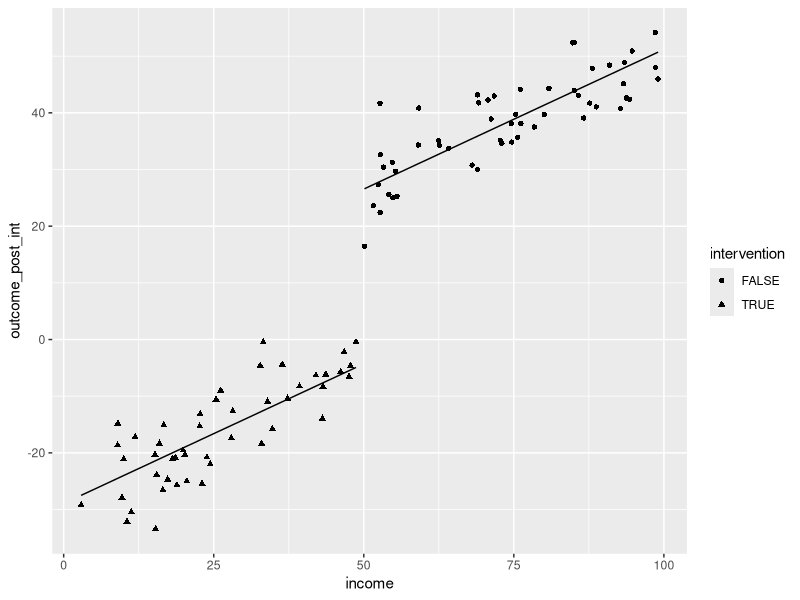
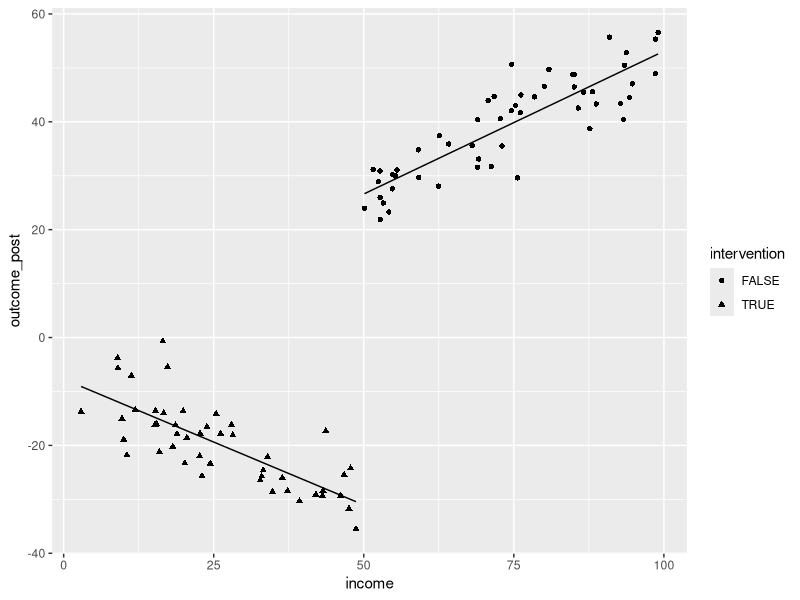
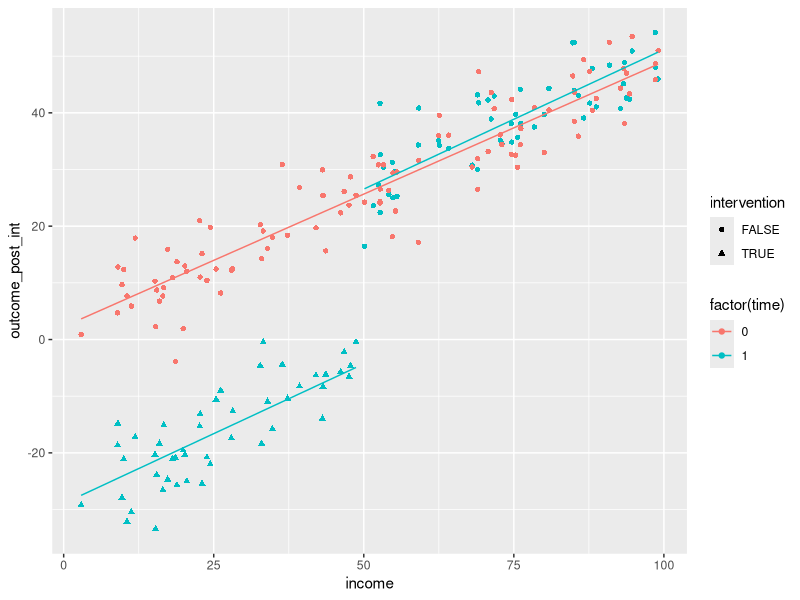

Write the R code that produced these figures, in order.
# --------------------
# Set up R
rm(list=ls())
library(data.table)
library(ggplot2)
# --------------------


# ---------------------------------------------------------------------------------------
# Make fake data

# random numbers as income
income = runif(100,0,100)

# outcome pre-intervention as a simple function of income and some random noise
# just choosing arbitrary numbers as the coefficients here...
outcome_pre = 1 + .5*income + rnorm(100,0,5)

# identify who is in the intervention category
intervention = income<50

# make outcome post intervention if the intervention only affects the intercept
outcome_post_int = 2 + .5*income + -30*intervention + rnorm(100,0,5)

# make outcome post intervention if the intervention also affects the slope
outcome_post = 2 + .5*income + -10*intervention + -1*income*intervention + rnorm(100,0,5)
# ---------------------------------------------------------------------------------------


# -----------------------------------------------------------------------------
# Assemble data into a data.table for convenience

# pre-intervention
data_pre = data.table(outcome_post_int=outcome_pre, income, intervention=FALSE, time=0)

# post-intervention
data = data.table(outcome_post_int, outcome_post, income, intervention, time=1)

# append
data= rbind(data, data_pre, fill=TRUE)
# -----------------------------------------------------------------------------


# --------------------------------------------------------------------------------------
# Run regressions

# regression on intercept-only scenario
fit_int = lm(outcome_post_int~income+intervention, data[time==1])

# check the output
summary(fit_int)

# regression on the intercept and slope scenario
fit = lm(outcome_post~income+intervention+income*intervention, data[time==1])

# check the output
summary(fit)

# regression on the intercept-only scenario that accounts for pre-intervention data
fit_time = lm(outcome_post_int~income+intervention+income*time+intervention*time, data)

# check the output
summary(fit_time)

# predict fitted valeus for each
data[time==1, pred_post_int:=predict(fit_int)]
data[time==1, pred_post:=predict(fit)]
data[, pred_time:=predict(fit_time)]
# --------------------------------------------------------------------------------------




# -----------------------------------------------------------------------------
# Graph the results

# intercept-only scenario
ggplot(data[time==1], aes(y=outcome_post_int, x=income, shape=intervention)) + 
	geom_point() + 
	geom_line(aes(y=pred_post_int))
	
# intercept and slope scenario
ggplot(data[time==1], aes(y=outcome_post, x=income, shape=intervention)) + 
	geom_point() + 
	geom_line(aes(y=pred_post))

# intercept-only scenario with pre-intervention
ggplot(data, aes(y=outcome_post_int, x=income, shape=intervention, color=factor(time))) + 
	geom_point() + 
	geom_line(aes(y=pred_time))
# -----------------------------------------------------------------------------
